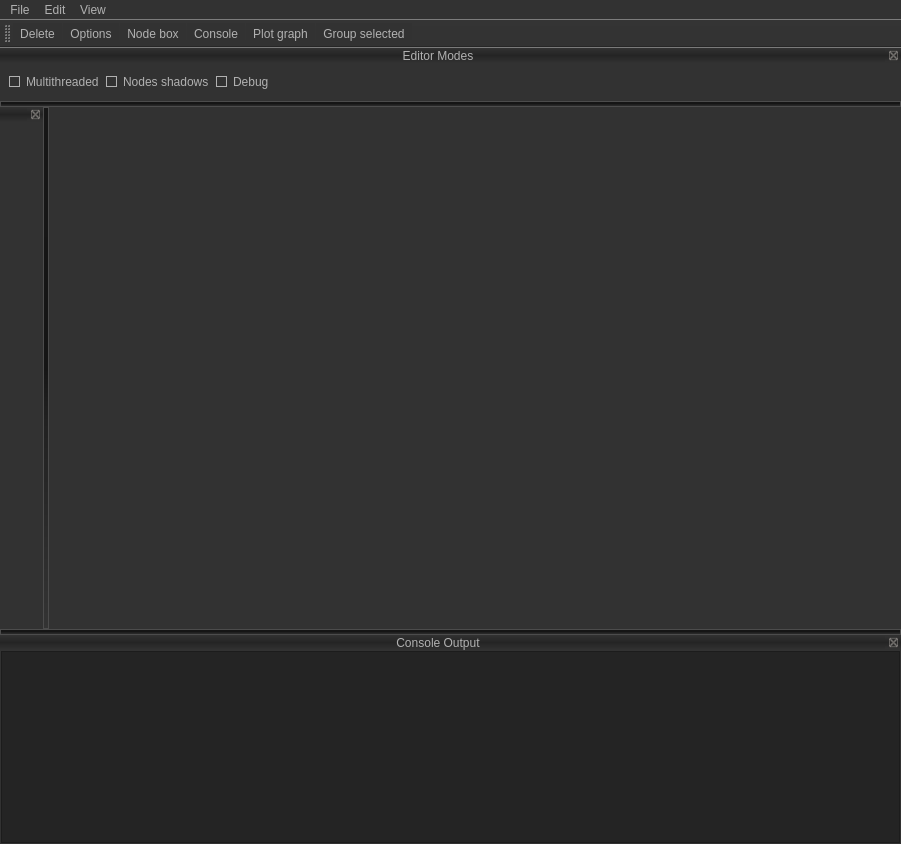
<?xml version="1.0" encoding="UTF-8"?>
<ui version="4.0">
 <class>MainWindow</class>
 <widget class="QMainWindow" name="MainWindow">
  <property name="geometry">
   <rect>
    <x>0</x>
    <y>0</y>
    <width>901</width>
    <height>844</height>
   </rect>
  </property>
  <property name="windowTitle">
   <string>QtNodes</string>
  </property>
  <property name="windowIcon">
   <iconset>
    <normaloff>AGraphPySide/icon.png</normaloff>AGraphPySide/icon.png</iconset>
  </property>
  <property name="styleSheet">
   <string notr="true">QToolTip
{
     
	border:2px;
	border-color: rgb(0, 0, 0);
	color: rgb(0, 0, 0);
	background-color: rgb(255, 170, 0);
     padding: 0px;
     border-radius: 1px;
     opacity: 100;

}

QWidget
{
    color: #b1b1b1;
    background-color: #323232;
}

QWidget:item:hover
{
    background-color: QLinearGradient( x1: 0, y1: 0, x2: 0, y2: 1, stop: 0 #ffa02f, stop: 1 #ca0619);
    color: #000000;
}

QWidget:item:selected
{
    background-color: QLinearGradient( x1: 0, y1: 0, x2: 0, y2: 1, stop: 0 #ffa02f, stop: 1 #d7801a);
}

QMenuBar::item
{
    background: transparent;
}

QMenuBar::item:selected
{
    background: transparent;
    border: 1px solid #ffaa00;
}

QMenuBar::item:pressed
{
    background: #444;
    border: 1px solid #000;
    background-color: QLinearGradient(
        x1:0, y1:0,
        x2:0, y2:1,
        stop:1 #212121,
        stop:0.4 #343434/*,
        stop:0.2 #343434,
        stop:0.1 #ffaa00*/
    );
    margin-bottom:-1px;
    padding-bottom:1px;
}

QMenu
{
    border: 1px solid #000;
}

QMenu::item
{
    padding: 2px 20px 2px 20px;
}

QMenu::item:selected
{
    color: #000000;
}

QWidget:disabled
{
    color: #404040;
    background-color: #323232;
}

QAbstractItemView
{
    background-color: QLinearGradient( x1: 0, y1: 0, x2: 0, y2: 1, stop: 0 #4d4d4d, stop: 0.1 #646464, stop: 1 #5d5d5d);
}

QWidget:focus
{
    /*border: 2px solid QLinearGradient( x1: 0, y1: 0, x2: 0, y2: 1, stop: 0 #ffa02f, stop: 1 #d7801a);*/
}

QLineEdit
{
    background-color: QLinearGradient( x1: 0, y1: 0, x2: 0, y2: 1, stop: 0 #4d4d4d, stop: 0 #646464, stop: 1 #5d5d5d);
    padding: 1px;
    border-style: solid;
    border: 1px solid #1e1e1e;
    border-radius: 5;
}

QPushButton
{
    color: #b1b1b1;
    background-color: QLinearGradient( x1: 0, y1: 0, x2: 0, y2: 1, stop: 0 #565656, stop: 0.1 #525252, stop: 0.5 #4e4e4e, stop: 0.9 #4a4a4a, stop: 1 #464646);
    border-width: 1px;
    border-color: #1e1e1e;
    border-style: solid;
    border-radius: 6;
    padding: 3px;
    font-size: 12px;
    padding-left: 5px;
    padding-right: 5px;
}

QPushButton:pressed
{
    background-color: QLinearGradient( x1: 0, y1: 0, x2: 0, y2: 1, stop: 0 #2d2d2d, stop: 0.1 #2b2b2b, stop: 0.5 #292929, stop: 0.9 #282828, stop: 1 #252525);
}

QComboBox
{
    selection-background-color: #ffaa00;
    background-color: QLinearGradient( x1: 0, y1: 0, x2: 0, y2: 1, stop: 0 #565656, stop: 0.1 #525252, stop: 0.5 #4e4e4e, stop: 0.9 #4a4a4a, stop: 1 #464646);
    border-style: solid;
    border: 1px solid #1e1e1e;
    border-radius: 5;
}

QComboBox:hover,QPushButton:hover
{
    border: 2px solid QLinearGradient( x1: 0, y1: 0, x2: 0, y2: 1, stop: 0 #ffa02f, stop: 1 #d7801a);
}


QComboBox:on
{
    padding-top: 3px;
    padding-left: 4px;
    background-color: QLinearGradient( x1: 0, y1: 0, x2: 0, y2: 1, stop: 0 #2d2d2d, stop: 0.1 #2b2b2b, stop: 0.5 #292929, stop: 0.9 #282828, stop: 1 #252525);
    selection-background-color: #ffaa00;
}

QComboBox QAbstractItemView
{
    border: 2px solid darkgray;
    selection-background-color: QLinearGradient( x1: 0, y1: 0, x2: 0, y2: 1, stop: 0 #ffa02f, stop: 1 #d7801a);
}

QComboBox::drop-down
{
     subcontrol-origin: padding;
     subcontrol-position: top right;
     width: 15px;

     border-left-width: 0px;
     border-left-color: darkgray;
     border-left-style: solid; /* just a single line */
     border-top-right-radius: 3px; /* same radius as the QComboBox */
     border-bottom-right-radius: 3px;
 }

QComboBox::down-arrow
{
     image: url(:/down_arrow.png);
}

QGroupBox:focus
{
border: 2px solid QLinearGradient( x1: 0, y1: 0, x2: 0, y2: 1, stop: 0 #ffa02f, stop: 1 #d7801a);
}

QTextEdit:focus
{
    border: 2px solid QLinearGradient( x1: 0, y1: 0, x2: 0, y2: 1, stop: 0 #ffa02f, stop: 1 #d7801a);
}

QScrollBar:horizontal {
     border: 1px solid #222222;
     background: QLinearGradient( x1: 0, y1: 0, x2: 0, y2: 1, stop: 0.0 #121212, stop: 0.2 #282828, stop: 1 #484848);
     height: 7px;
     margin: 0px 16px 0 16px;
}

QScrollBar::handle:horizontal
{
      background: QLinearGradient( x1: 0, y1: 0, x2: 1, y2: 0, stop: 0 #ffa02f, stop: 0.5 #d7801a, stop: 1 #ffa02f);
      min-height: 20px;
      border-radius: 2px;
}

QScrollBar::add-line:horizontal {
      border: 1px solid #1b1b19;
      border-radius: 2px;
      background: QLinearGradient( x1: 0, y1: 0, x2: 1, y2: 0, stop: 0 #ffa02f, stop: 1 #d7801a);
      width: 14px;
      subcontrol-position: right;
      subcontrol-origin: margin;
}

QScrollBar::sub-line:horizontal {
      border: 1px solid #1b1b19;
      border-radius: 2px;
      background: QLinearGradient( x1: 0, y1: 0, x2: 1, y2: 0, stop: 0 #ffa02f, stop: 1 #d7801a);
      width: 14px;
     subcontrol-position: left;
     subcontrol-origin: margin;
}

QScrollBar::right-arrow:horizontal, QScrollBar::left-arrow:horizontal
{
      border: 1px solid black;
      width: 1px;
      height: 1px;
      background: white;
}

QScrollBar::add-page:horizontal, QScrollBar::sub-page:horizontal
{
      background: none;
}

QScrollBar:vertical
{
      background: QLinearGradient( x1: 0, y1: 0, x2: 1, y2: 0, stop: 0.0 #121212, stop: 0.2 #282828, stop: 1 #484848);
      width: 7px;
      margin: 16px 0 16px 0;
      border: 1px solid #222222;
}

QScrollBar::handle:vertical
{
      background: QLinearGradient( x1: 0, y1: 0, x2: 0, y2: 1, stop: 0 #ffa02f, stop: 0.5 #d7801a, stop: 1 #ffa02f);
      min-height: 20px;
      border-radius: 2px;
}

QScrollBar::add-line:vertical
{
      border: 1px solid #1b1b19;
      border-radius: 2px;
      background: QLinearGradient( x1: 0, y1: 0, x2: 0, y2: 1, stop: 0 #ffa02f, stop: 1 #d7801a);
      height: 14px;
      subcontrol-position: bottom;
      subcontrol-origin: margin;
}

QScrollBar::sub-line:vertical
{
      border: 1px solid #1b1b19;
      border-radius: 2px;
      background: QLinearGradient( x1: 0, y1: 0, x2: 0, y2: 1, stop: 0 #d7801a, stop: 1 #ffa02f);
      height: 14px;
      subcontrol-position: top;
      subcontrol-origin: margin;
}

QScrollBar::up-arrow:vertical, QScrollBar::down-arrow:vertical
{
      border: 1px solid black;
      width: 1px;
      height: 1px;
      background: white;
}


QScrollBar::add-page:vertical, QScrollBar::sub-page:vertical
{
      background: none;
}

QTextEdit
{
    background-color: #242424;
}

QPlainTextEdit
{
    background-color: #242424;
}

QHeaderView::section
{
    background-color: QLinearGradient(x1:0, y1:0, x2:0, y2:1, stop:0 #616161, stop: 0.5 #505050, stop: 0.6 #434343, stop:1 #656565);
    color: white;
    padding-left: 4px;
    border: 1px solid #6c6c6c;
}

QCheckBox:disabled
{
color: #414141;
}

QDockWidget::title
{
    text-align: center;
    spacing: 3px; /* spacing between items in the tool bar */
    background-color: QLinearGradient(x1:0, y1:0, x2:0, y2:1, stop:0 #323232, stop: 0.5 #242424, stop:1 #323232);
}

QDockWidget::close-button, QDockWidget::float-button
{
    text-align: center;
    spacing: 1px; /* spacing between items in the tool bar */
    background-color: QLinearGradient(x1:0, y1:0, x2:0, y2:1, stop:0 #323232, stop: 0.5 #242424, stop:1 #323232);
}

QDockWidget::close-button:hover, QDockWidget::float-button:hover
{
    background: #242424;
}

QDockWidget::close-button:pressed, QDockWidget::float-button:pressed
{
    padding: 1px -1px -1px 1px;
}

QMainWindow::separator
{
    background-color: QLinearGradient(x1:0, y1:0, x2:0, y2:1, stop:0 #161616, stop: 0.5 #151515, stop: 0.6 #212121, stop:1 #343434);
    color: white;
    padding-left: 4px;
    border: 1px solid #4c4c4c;
    spacing: 3px; /* spacing between items in the tool bar */
}

QMainWindow::separator:hover
{

    background-color: QLinearGradient(x1:0, y1:0, x2:0, y2:1, stop:0 #d7801a, stop:0.5 #b56c17 stop:1 #ffa02f);
    color: white;
    padding-left: 4px;
    border: 1px solid #6c6c6c;
    spacing: 3px; /* spacing between items in the tool bar */
}

QToolBar::handle
{
     spacing: 3px; /* spacing between items in the tool bar */
     background: url(:/images/handle.png);
}

QMenu::separator
{
    height: 2px;
    background-color: QLinearGradient(x1:0, y1:0, x2:0, y2:1, stop:0 #161616, stop: 0.5 #151515, stop: 0.6 #212121, stop:1 #343434);
    color: white;
    padding-left: 4px;
    margin-left: 10px;
    margin-right: 5px;
}

QProgressBar
{
    border: 2px solid grey;
    border-radius: 5px;
    text-align: center;
}

QProgressBar::chunk
{
    background-color: #d7801a;
    width: 2.15px;
    margin: 0.5px;
}

QTabBar::tab {
    color: #b1b1b1;
    border: 1px solid #444;
    border-bottom-style: none;
    background-color: #323232;
    padding-left: 10px;
    padding-right: 10px;
    padding-top: 3px;
    padding-bottom: 2px;
    margin-right: -1px;
}

QTabWidget::pane {
    border: 1px solid #444;
    top: 1px;
}

QTabBar::tab:last
{
    margin-right: 0; /* the last selected tab has nothing to overlap with on the right */
    border-top-right-radius: 3px;
}

QTabBar::tab:first:!selected
{
 margin-left: 0px; /* the last selected tab has nothing to overlap with on the right */


    border-top-left-radius: 3px;
}

QTabBar::tab:!selected
{
    color: #b1b1b1;
    border-bottom-style: solid;
    margin-top: 3px;
    background-color: QLinearGradient(x1:0, y1:0, x2:0, y2:1, stop:1 #212121, stop:.4 #343434);
}

QTabBar::tab:selected
{
    border-top-left-radius: 3px;
    border-top-right-radius: 3px;
    margin-bottom: 0px;
}

QTabBar::tab:!selected:hover
{
    /*border-top: 2px solid #ffaa00;
    padding-bottom: 3px;*/
    border-top-left-radius: 3px;
    border-top-right-radius: 3px;
    background-color: QLinearGradient(x1:0, y1:0, x2:0, y2:1, stop:1 #212121, stop:0.4 #343434, stop:0.2 #343434, stop:0.1 #ffaa00);
}

QRadioButton::indicator:checked, QRadioButton::indicator:unchecked{
    color: #b1b1b1;
    background-color: #323232;
    border: 1px solid #b1b1b1;
    border-radius: 6px;
}

QRadioButton::indicator:checked
{
    background-color: qradialgradient(
        cx: 0.5, cy: 0.5,
        fx: 0.5, fy: 0.5,
        radius: 1.0,
        stop: 0.25 #ffaa00,
        stop: 0.3 #323232
    );
}

QCheckBox::indicator{
    
	color: rgb(109, 73, 255);
    background-color: #323232;
    border: 1px solid #b1b1b1;
    width: 9px;
    height: 9px;
}

QRadioButton::indicator
{
    border-radius: 6px;
}

QRadioButton::indicator:hover, QCheckBox::indicator:hover
{
    border: 1px solid #ffaa00;
}

QCheckBox::indicator:checked
{
    
	color: rgb(109, 73, 255);
    background-color: #626262;
    border: 1px solid #b1b1b1;
    width: 9px;
    height: 9px;
}

QCheckBox::indicator:disabled, QRadioButton::indicator:disabled
{
    border: 1px solid #444;
}</string>
  </property>
  <property name="documentMode">
   <bool>false</bool>
  </property>
  <property name="dockOptions">
   <set>QMainWindow::AllowTabbedDocks</set>
  </property>
  <widget class="QWidget" name="centralwidget">
   <property name="locale">
    <locale language="English" country="UnitedStates"/>
   </property>
   <layout class="QGridLayout" name="gridLayout_3">
    <property name="margin">
     <number>1</number>
    </property>
    <item row="0" column="0">
     <widget class="QSplitter" name="horizontal_splitter">
      <property name="styleSheet">
       <string notr="true"/>
      </property>
      <property name="orientation">
       <enum>Qt::Horizontal</enum>
      </property>
      <widget class="QWidget" name="SceneWidget" native="true">
       <layout class="QGridLayout" name="gridLayout">
        <property name="margin">
         <number>1</number>
        </property>
        <item row="0" column="0">
         <layout class="QGridLayout" name="SceneLayout">
          <property name="sizeConstraint">
           <enum>QLayout::SetMaximumSize</enum>
          </property>
         </layout>
        </item>
       </layout>
      </widget>
     </widget>
    </item>
   </layout>
  </widget>
  <widget class="QMenuBar" name="menuBar">
   <property name="geometry">
    <rect>
     <x>0</x>
     <y>0</y>
     <width>901</width>
     <height>21</height>
    </rect>
   </property>
   <widget class="QMenu" name="menuEdit">
    <property name="title">
     <string>Edit</string>
    </property>
    <addaction name="actionDelete"/>
    <addaction name="actionOptions"/>
    <addaction name="actionClear_scene"/>
   </widget>
   <widget class="QMenu" name="menuView">
    <property name="title">
     <string>View</string>
    </property>
    <addaction name="actionNode_box"/>
    <addaction name="actionConsole"/>
    <addaction name="actionPlot_graph"/>
   </widget>
   <widget class="QMenu" name="menuFile">
    <property name="title">
     <string>File</string>
    </property>
    <addaction name="actionSave"/>
    <addaction name="actionLoad"/>
    <addaction name="actionSave_as"/>
   </widget>
   <addaction name="menuFile"/>
   <addaction name="menuEdit"/>
   <addaction name="menuView"/>
  </widget>
  <widget class="QToolBar" name="toolBar">
   <property name="windowTitle">
    <string>toolBar</string>
   </property>
   <attribute name="toolBarArea">
    <enum>TopToolBarArea</enum>
   </attribute>
   <attribute name="toolBarBreak">
    <bool>false</bool>
   </attribute>
   <addaction name="actionDelete"/>
   <addaction name="actionOptions"/>
   <addaction name="actionNode_box"/>
   <addaction name="actionConsole"/>
   <addaction name="actionPlot_graph"/>
   <addaction name="actionGroup_selected"/>
  </widget>
  <widget class="QDockWidget" name="dockWidgetConsole">
   <property name="windowTitle">
    <string>Console Output</string>
   </property>
   <attribute name="dockWidgetArea">
    <number>8</number>
   </attribute>
   <widget class="QWidget" name="dockWidgetContents_2">
    <layout class="QGridLayout" name="gridLayout_2">
     <property name="margin">
      <number>1</number>
     </property>
     <item row="1" column="0">
      <widget class="QPlainTextEdit" name="console">
       <property name="sizePolicy">
        <sizepolicy hsizetype="Preferred" vsizetype="Minimum">
         <horstretch>0</horstretch>
         <verstretch>0</verstretch>
        </sizepolicy>
       </property>
       <property name="maximumSize">
        <size>
         <width>16777215</width>
         <height>16777215</height>
        </size>
       </property>
       <property name="styleSheet">
        <string notr="true"/>
       </property>
      </widget>
     </item>
    </layout>
   </widget>
  </widget>
  <widget class="QDockWidget" name="dockWidgetNodeBox">
   <property name="windowTitle">
    <string>Node Box</string>
   </property>
   <attribute name="dockWidgetArea">
    <number>1</number>
   </attribute>
   <widget class="QWidget" name="dockWidgetContents_5">
    <layout class="QGridLayout" name="gridLayout_5">
     <property name="margin">
      <number>1</number>
     </property>
     <item row="0" column="0">
      <layout class="QGridLayout" name="NodeBoxLayout"/>
     </item>
    </layout>
   </widget>
  </widget>
  <widget class="QDockWidget" name="dockWidget_2">
   <property name="windowTitle">
    <string>Editor Modes</string>
   </property>
   <attribute name="dockWidgetArea">
    <number>4</number>
   </attribute>
   <widget class="QWidget" name="dockWidgetContents">
    <layout class="QGridLayout" name="gridLayout_4">
     <item row="0" column="0">
      <layout class="QHBoxLayout" name="ModesLayout">
       <property name="sizeConstraint">
        <enum>QLayout::SetMinimumSize</enum>
       </property>
       <item>
        <widget class="QCheckBox" name="cb_multithreaded">
         <property name="text">
          <string>Multithreaded</string>
         </property>
        </widget>
       </item>
       <item>
        <widget class="QCheckBox" name="cb_shadows">
         <property name="text">
          <string>Nodes shadows</string>
         </property>
        </widget>
       </item>
       <item>
        <widget class="QCheckBox" name="cb_debug">
         <property name="text">
          <string>Debug</string>
         </property>
        </widget>
       </item>
       <item>
        <spacer name="horizontalSpacer">
         <property name="orientation">
          <enum>Qt::Horizontal</enum>
         </property>
         <property name="sizeHint" stdset="0">
          <size>
           <width>40</width>
           <height>20</height>
          </size>
         </property>
        </spacer>
       </item>
      </layout>
     </item>
    </layout>
   </widget>
  </widget>
  <action name="actionDelete">
   <property name="text">
    <string>Delete</string>
   </property>
  </action>
  <action name="actionOptions">
   <property name="text">
    <string>Options</string>
   </property>
  </action>
  <action name="actionNode_box">
   <property name="text">
    <string>Node box</string>
   </property>
  </action>
  <action name="actionSave">
   <property name="text">
    <string>Save</string>
   </property>
  </action>
  <action name="actionLoad">
   <property name="text">
    <string>Load</string>
   </property>
  </action>
  <action name="actionSave_as">
   <property name="text">
    <string>Save as</string>
   </property>
  </action>
  <action name="actionConsole">
   <property name="text">
    <string>Console</string>
   </property>
  </action>
  <action name="actionPlot_graph">
   <property name="text">
    <string>Plot graph</string>
   </property>
  </action>
  <action name="actionGroup_selected">
   <property name="text">
    <string>Group selected</string>
   </property>
  </action>
  <action name="actionClear_scene">
   <property name="text">
    <string>Clear scene</string>
   </property>
  </action>
 </widget>
 <resources/>
 <connections/>
</ui>
